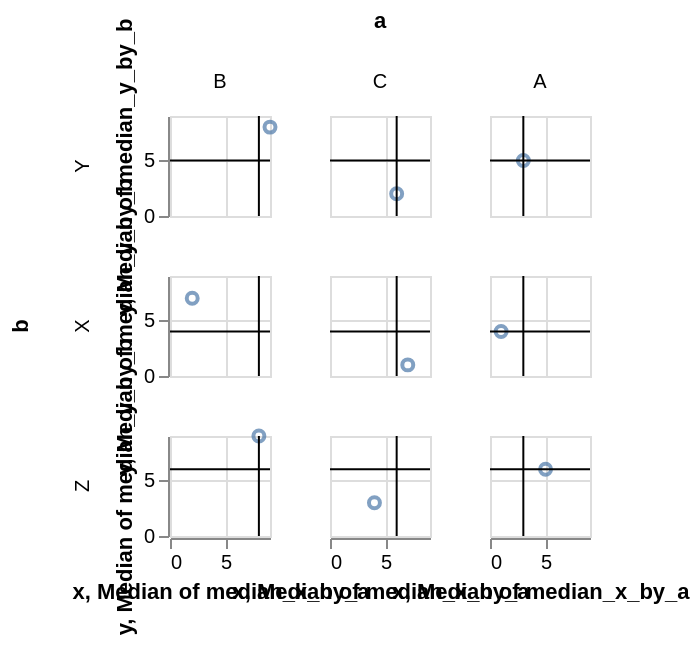

This figure's Vega-Lite source:
### Vega-Lite specification from a JSON file in a GitHub repository (floating-point values rounded to 4 significant figures)
{"$schema": "https://vega.github.io/schema/vega-lite/v6.json", "description": "A crossed grid of layers whose sort keys and sort indexes are the facet model's: written once above the partition, never again inside a cell, and in the order the facet was declared.", "data": {"values": [{"a": "A", "b": "X", "x": 1, "y": 4}, {"a": "A", "b": "Y", "x": 3, "y": 5}, {"a": "A", "b": "Z", "x": 5, "y": 6}, {"a": "B", "b": "X", "x": 2, "y": 7}, {"a": "B", "b": "Y", "x": 9, "y": 8}, {"a": "B", "b": "Z", "x": 8, "y": 9}, {"a": "C", "b": "X", "x": 7, "y": 1}, {"a": "C", "b": "Y", "x": 6, "y": 2}, {"a": "C", "b": "Z", "x": 4, "y": 3}]}, "transform": [{"joinaggregate": [{"op": "median", "field": "x", "as": "median_x_by_a"}], "groupby": ["a"]}, {"joinaggregate": [{"op": "median", "field": "y", "as": "median_y_by_b"}], "groupby": ["b"]}], "facet": {"column": {"field": "a", "sort": ["B", "C", "A"]}, "row": {"field": "b", "sort": ["Y", "X", "Z"]}}, "spec": {"width": 50, "height": 50, "layer": [{"mark": "point", "encoding": {"x": {"field": "x", "type": "quantitative"}, "y": {"field": "y", "type": "quantitative"}}}, {"mark": "rule", "encoding": {"x": {"aggregate": "median", "field": "median_x_by_a"}}}, {"mark": "rule", "encoding": {"y": {"aggregate": "median", "field": "median_y_by_b"}}}]}}
